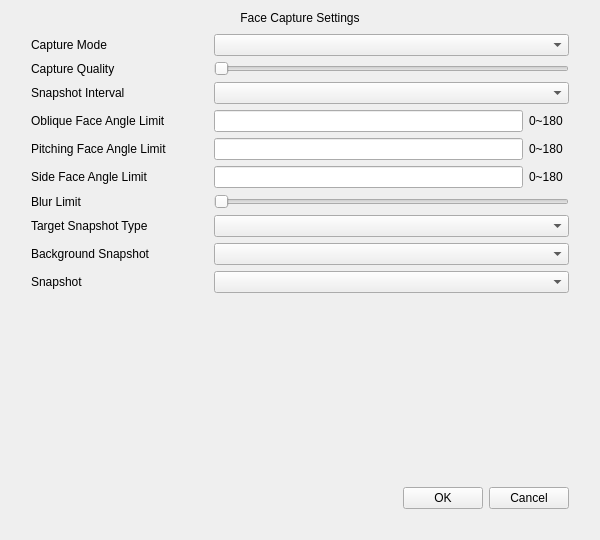
<?xml version="1.0" encoding="UTF-8"?>
<ui version="4.0">
 <class>FaceCaptureSettings</class>
 <widget class="QWidget" name="FaceCaptureSettings">
  <property name="geometry">
   <rect>
    <x>0</x>
    <y>0</y>
    <width>600</width>
    <height>540</height>
   </rect>
  </property>
  <property name="windowTitle">
   <string>Form</string>
  </property>
  <layout class="QGridLayout" name="gridLayout">
   <property name="verticalSpacing">
    <number>0</number>
   </property>
   <item row="0" column="0">
    <widget class="QLabel" name="label_title">
     <property name="minimumSize">
      <size>
       <width>0</width>
       <height>0</height>
      </size>
     </property>
     <property name="text">
      <string>Face Capture Settings</string>
     </property>
     <property name="alignment">
      <set>Qt::AlignCenter</set>
     </property>
    </widget>
   </item>
   <item row="1" column="0">
    <widget class="QWidget" name="widget_background" native="true">
     <property name="sizePolicy">
      <sizepolicy hsizetype="Preferred" vsizetype="Expanding">
       <horstretch>0</horstretch>
       <verstretch>0</verstretch>
      </sizepolicy>
     </property>
     <property name="focusPolicy">
      <enum>Qt::StrongFocus</enum>
     </property>
     <layout class="QVBoxLayout" name="verticalLayout_2">
      <property name="spacing">
       <number>6</number>
      </property>
      <property name="leftMargin">
       <number>20</number>
      </property>
      <property name="rightMargin">
       <number>20</number>
      </property>
      <property name="bottomMargin">
       <number>20</number>
      </property>
      <item>
       <layout class="QGridLayout" name="gridLayout_2">
        <item row="3" column="0">
         <widget class="QLabel" name="labelOblique">
          <property name="text">
           <string>Oblique Face Angle Limit</string>
          </property>
         </widget>
        </item>
        <item row="3" column="1">
         <widget class="QWidget" name="widgetOblique" native="true">
          <layout class="QHBoxLayout" name="horizontalLayout">
           <property name="spacing">
            <number>6</number>
           </property>
           <property name="leftMargin">
            <number>0</number>
           </property>
           <property name="topMargin">
            <number>0</number>
           </property>
           <property name="rightMargin">
            <number>6</number>
           </property>
           <property name="bottomMargin">
            <number>0</number>
           </property>
           <item>
            <widget class="MyLineEdit" name="lineEditOblique">
             <property name="sizePolicy">
              <sizepolicy hsizetype="Expanding" vsizetype="Fixed">
               <horstretch>0</horstretch>
               <verstretch>0</verstretch>
              </sizepolicy>
             </property>
            </widget>
           </item>
           <item>
            <widget class="BlueLabel" name="label_7">
             <property name="sizePolicy">
              <sizepolicy hsizetype="Preferred" vsizetype="Preferred">
               <horstretch>0</horstretch>
               <verstretch>0</verstretch>
              </sizepolicy>
             </property>
             <property name="text">
              <string>0~180</string>
             </property>
            </widget>
           </item>
          </layout>
         </widget>
        </item>
        <item row="8" column="1">
         <widget class="ComboBox" name="comboBoxBackground"/>
        </item>
        <item row="9" column="0">
         <widget class="QLabel" name="labelSnapshot">
          <property name="text">
           <string>Snapshot</string>
          </property>
         </widget>
        </item>
        <item row="9" column="1">
         <widget class="ComboBox" name="comboBoxSnapshot"/>
        </item>
        <item row="5" column="1">
         <widget class="QWidget" name="widgetSide" native="true">
          <layout class="QHBoxLayout" name="horizontalLayout_4">
           <property name="leftMargin">
            <number>0</number>
           </property>
           <property name="topMargin">
            <number>0</number>
           </property>
           <property name="rightMargin">
            <number>6</number>
           </property>
           <property name="bottomMargin">
            <number>0</number>
           </property>
           <item>
            <widget class="MyLineEdit" name="lineEditSide">
             <property name="sizePolicy">
              <sizepolicy hsizetype="Expanding" vsizetype="Fixed">
               <horstretch>0</horstretch>
               <verstretch>0</verstretch>
              </sizepolicy>
             </property>
            </widget>
           </item>
           <item>
            <widget class="BlueLabel" name="label_9">
             <property name="sizePolicy">
              <sizepolicy hsizetype="Preferred" vsizetype="Preferred">
               <horstretch>0</horstretch>
               <verstretch>0</verstretch>
              </sizepolicy>
             </property>
             <property name="text">
              <string>0~180</string>
             </property>
            </widget>
           </item>
          </layout>
         </widget>
        </item>
        <item row="4" column="1">
         <widget class="QWidget" name="widgetPitching" native="true">
          <layout class="QHBoxLayout" name="horizontalLayout_3">
           <property name="leftMargin">
            <number>0</number>
           </property>
           <property name="topMargin">
            <number>0</number>
           </property>
           <property name="rightMargin">
            <number>6</number>
           </property>
           <property name="bottomMargin">
            <number>0</number>
           </property>
           <item>
            <widget class="MyLineEdit" name="lineEditPitching">
             <property name="sizePolicy">
              <sizepolicy hsizetype="Expanding" vsizetype="Fixed">
               <horstretch>0</horstretch>
               <verstretch>0</verstretch>
              </sizepolicy>
             </property>
            </widget>
           </item>
           <item>
            <widget class="BlueLabel" name="label_8">
             <property name="sizePolicy">
              <sizepolicy hsizetype="Preferred" vsizetype="Preferred">
               <horstretch>0</horstretch>
               <verstretch>0</verstretch>
              </sizepolicy>
             </property>
             <property name="text">
              <string>0~180</string>
             </property>
            </widget>
           </item>
          </layout>
         </widget>
        </item>
        <item row="2" column="1">
         <widget class="ComboBox" name="comboBoxSnapshotInterval"/>
        </item>
        <item row="7" column="0">
         <widget class="QLabel" name="labelTarget">
          <property name="text">
           <string>Target Snapshot Type</string>
          </property>
         </widget>
        </item>
        <item row="5" column="0">
         <widget class="QLabel" name="labelSide">
          <property name="text">
           <string>Side Face Angle Limit</string>
          </property>
         </widget>
        </item>
        <item row="8" column="0">
         <widget class="QLabel" name="labelBackground">
          <property name="text">
           <string>Background Snapshot</string>
          </property>
         </widget>
        </item>
        <item row="2" column="0">
         <widget class="QLabel" name="labelSnapshotInterval">
          <property name="text">
           <string>Snapshot Interval</string>
          </property>
         </widget>
        </item>
        <item row="0" column="1">
         <widget class="ComboBox" name="comboBoxCaptureMode">
          <property name="sizePolicy">
           <sizepolicy hsizetype="Preferred" vsizetype="Fixed">
            <horstretch>2</horstretch>
            <verstretch>0</verstretch>
           </sizepolicy>
          </property>
         </widget>
        </item>
        <item row="0" column="0">
         <widget class="QLabel" name="labelCaptureMode">
          <property name="sizePolicy">
           <sizepolicy hsizetype="Preferred" vsizetype="Preferred">
            <horstretch>1</horstretch>
            <verstretch>0</verstretch>
           </sizepolicy>
          </property>
          <property name="text">
           <string>Capture Mode</string>
          </property>
         </widget>
        </item>
        <item row="1" column="1">
         <widget class="BaseSlider" name="horizontalSliderCaptureQuality">
          <property name="sizePolicy">
           <sizepolicy hsizetype="Ignored" vsizetype="Ignored">
            <horstretch>0</horstretch>
            <verstretch>0</verstretch>
           </sizepolicy>
          </property>
          <property name="orientation">
           <enum>Qt::Horizontal</enum>
          </property>
         </widget>
        </item>
        <item row="7" column="1">
         <widget class="ComboBox" name="comboBoxTarger"/>
        </item>
        <item row="4" column="0">
         <widget class="QLabel" name="labelPitching">
          <property name="text">
           <string>Pitching Face Angle Limit</string>
          </property>
         </widget>
        </item>
        <item row="6" column="0">
         <widget class="QLabel" name="labelBlurLimit">
          <property name="text">
           <string>Blur Limit</string>
          </property>
         </widget>
        </item>
        <item row="1" column="0">
         <widget class="QLabel" name="labelCaptureQuality">
          <property name="text">
           <string>Capture Quality</string>
          </property>
         </widget>
        </item>
        <item row="6" column="1">
         <widget class="BaseSlider" name="horizontalSliderBlurLimit">
          <property name="orientation">
           <enum>Qt::Horizontal</enum>
          </property>
         </widget>
        </item>
       </layout>
      </item>
      <item>
       <spacer name="verticalSpacer">
        <property name="orientation">
         <enum>Qt::Vertical</enum>
        </property>
        <property name="sizeHint" stdset="0">
         <size>
          <width>20</width>
          <height>59</height>
         </size>
        </property>
       </spacer>
      </item>
      <item>
       <layout class="QHBoxLayout" name="horizontalLayout_2">
        <item>
         <spacer name="horizontalSpacer">
          <property name="orientation">
           <enum>Qt::Horizontal</enum>
          </property>
          <property name="sizeHint" stdset="0">
           <size>
            <width>40</width>
            <height>20</height>
           </size>
          </property>
         </spacer>
        </item>
        <item>
         <widget class="MyPushButton" name="pushButtonOk">
          <property name="text">
           <string>OK</string>
          </property>
         </widget>
        </item>
        <item>
         <widget class="MyPushButton" name="pushButtonCancel">
          <property name="text">
           <string>Cancel</string>
          </property>
         </widget>
        </item>
       </layout>
      </item>
     </layout>
    </widget>
   </item>
  </layout>
 </widget>
 <customwidgets>
  <customwidget>
   <class>ComboBox</class>
   <extends>QComboBox</extends>
   <header>combobox.h</header>
  </customwidget>
  <customwidget>
   <class>MyPushButton</class>
   <extends>QPushButton</extends>
   <header>mypushbutton.h</header>
  </customwidget>
  <customwidget>
   <class>MyLineEdit</class>
   <extends>QLineEdit</extends>
   <header>mylineedit.h</header>
  </customwidget>
  <customwidget>
   <class>BlueLabel</class>
   <extends>QLabel</extends>
   <header>bluelabel.h</header>
  </customwidget>
  <customwidget>
   <class>BaseSlider</class>
   <extends>QSlider</extends>
   <header>baseslider.h</header>
   <container>1</container>
  </customwidget>
 </customwidgets>
 <resources/>
 <connections/>
</ui>
